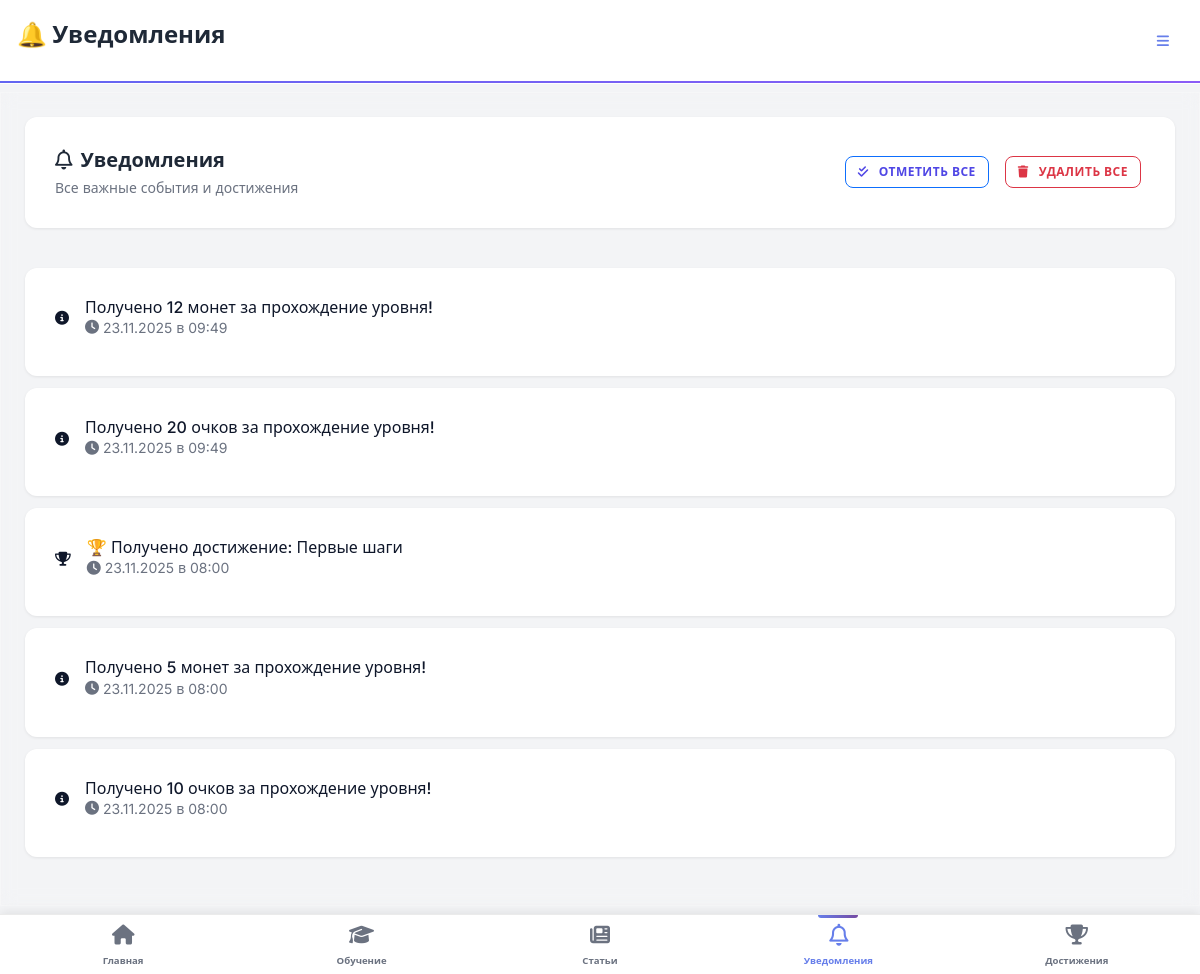
The app's page /notifications/ (signed in) with its own data.
### game/models.py (models this page shows, shortened)
class Notification(models.Model):
    user = models.ForeignKey('accounts.User', on_delete=models.CASCADE)
    text = models.CharField(max_length=200)
    is_read = models.BooleanField(default=False)
    created_at = models.DateTimeField(auto_now_add=True)

### game/views.py (the view, shortened to what this page needs)
# urls.py: path('notifications/', views.notifications_list, name='notifications_list'),  # /notifications/
@login_required
def notifications_list(request):
    from django.core.paginator import Paginator
    notifications = Notification.objects.filter(user=request.user).order_by('-created_at')
    paginator = Paginator(notifications, 10)
    page_number = request.GET.get('page')
    page_obj = paginator.get_page(page_number)
    return render(request, 'game/notifications.html', {'notifications': page_obj})

### accounts/models.py (called while the page is built)
    def get_avatar_display(self):
        if self.avatar:
            return self.avatar.url
        elif self.default_avatar:
            return f"/static/avatars/default/{self.default_avatar}.svg"
        else:
            return None

### game/context_processors.py (called while the page is built)
def notifications_context(request):
    try:
        if request.user.is_authenticated:
            return {
                'unread_notifications_count': Notification.objects.filter(
                    user=request.user,
                    is_read=False
                ).count()
            }
    except Exception:
        pass
    return {'unread_notifications_count': 0}

def mobile_view_context(request):
    user_agent = request.META.get('HTTP_USER_AGENT', '').lower()
    mobile_keywords = [
        'mobile', 'android', 'iphone', 'ipod', 'ipad',
        'blackberry', 'windows phone', 'webos', 'opera mini',
        'iemobile', 'mobile safari'
    ]
    is_mobile = any(keyword in user_agent for keyword in mobile_keywords)
    if 'force_mobile_view' in request.session:
        is_mobile = request.session['force_mobile_view']
    return {
        'mobile_view': is_mobile
    }

def achievements_context(request):
    if request.user.is_authenticated:
        user_achievements = UserAchievement.objects.filter(
            user=request.user
        ).select_related('achievement').order_by('-earned_at')[:10]
        achievements_list = []
        for ua in user_achievements:
            achievements_list.append({
                'achievement': ua.achievement,
                'earned_at': ua.earned_at
            })
        return {
            'mobile_achievements': achievements_list,
            'mobile_achievements_count': UserAchievement.objects.filter(user=request.user).count()
        }
    return {
        'mobile_achievements': [],
        'mobile_achievements_count': 0
    }

### templates/game/notifications.html (shortened to what this page needs)
{% extends 'base.html' %}
{% block page_title %}🔔 Уведомления{% endblock %}
{% block content %}
<div class="container-fluid">
  <div class="row mb-4">
    <div class="col-12">
      <div class="card gaming-header-card">
        <div class="card-body">
          <div class="d-flex justify-content-between align-items-center">
            <div>
              <h2 class="page-title mb-1">
                <i class="fa-regular fa-bell me-2"></i>Уведомления
              </h2>
              <p class="text-muted mb-0">Все важные события и достижения</p>
            </div>
            <div class="d-flex gap-2 notification-actions">
              <form method="post" class="notification-form">
                <button type="submit" class="btn btn-outline-primary btn-sm notification-action-btn">
                  <i class="fa-solid fa-check-double me-1"></i><span class="action-text">Отметить все</span>
                </button>
              </form>
              <form method="post" class="notification-form">
                <button type="submit" class="btn btn-outline-danger btn-sm notification-action-btn"
                        onclick="return confirm('Удалить все уведомления? Это действие нельзя отменить!')">
                  <i class="fa-solid fa-trash me-1"></i><span class="action-text">Удалить все</span>
                </button>
              </form>
            </div>
          </div>
        </div>
      </div>
    </div>
  </div>
  <div class="row">
    <div class="col-12">
      {% if notifications %}
        <div class="notifications-list">
          {% for notification in notifications %}
            <div class="card mb-3 notification-card-link haptic-light slide-in-up {% if not notification.is_read %}notification-unread{% endif %}">
              <div class="card-body">
                <div class="d-flex align-items-center mb-2">
                  <div class="notification-icon-wrapper me-3">
                    {% if 'достижение' in notification.text.lower %}
                      <i class="fa-solid fa-trophy"></i>
                    {% elif 'уровень' in notification.text.lower %}
                      <i class="fa-solid fa-star"></i>
                    {% elif 'монеты' in notification.text.lower or 'очки' in notification.text.lower %}
                      <i class="fa-solid fa-coins"></i>
                    {% elif 'серия' in notification.text.lower %}
                      <i class="fa-solid fa-fire"></i>
                    {% else %}
                      <i class="fa-solid fa-info-circle"></i>
                    {% endif %}
                  </div>
                  <div class="flex-grow-1">
                    <h6 class="mb-0 notification-text-title">{{ notification.text }}</h6>
                    <small class="text-muted notification-time">
                      <i class="fa-solid fa-clock me-1"></i>
                      {{ notification.created_at|date:'d.m.Y в H:i' }}
                    </small>
                  </div>
                </div>
              </div>
            </div>
          {% endfor %}
        </div>
      {% endif %}
    </div>
  </div>
</div>
{% endblock %}

### static/css/finquest.css (style rules this page uses)
:root { --game-primary: #4f46e5; --game-secondary: #db2777; --game-accent: #d97706; --game-success: #059669; --game-danger: #dc2626; --game-dark: #111827; --game-surface: #f8fafc; --game-text: #0f172a; }
body { font-family: 'Inter', system-ui, -apple-system, Segoe UI, Roboto, sans-serif; color: var(--game-text); background: linear-gradient(135deg, #0f0f23 0%, #1a1a3e 25%, #2d1b69 50%, #1a1a3e 75%, #0f0f23 100%); min-height: 100vh; background-attachment: fixed; position: relative; overflow-x: hidden; }
body::before { content: ''; position: fixed; top: 0; left: 0; width: 100%; height: 100%; background: radial-gradient(circle at 20% 80%, rgba(120, 119, 198, 0.3) 0%, transparent 50%), radial-gradient(circle at 80% 20%, rgba(255, 119, 198, 0.3) 0%, transparent 50%), radial-gradient(circle at 40% 40%, rgba(120, 219, 255, 0.2) 0%, transparent 50%); animation: backgroundShift 20s ease-in-out infinite; z-index: -1; }
.card { border: none; background: linear-gradient(135deg, rgba(255,255,255,0.98) 0%, rgba(255,255,255,0.92) 100%); backdrop-filter: blur(20px); border-radius: 16px; box-shadow: 0 8px 32px rgba(0,0,0,0.2), 0 0 40px rgba(120, 119, 198, 0.15), inset 0 1px 0 rgba(255,255,255,0.2); border: 1px solid rgba(255,255,255,0.4); transition: all 0.3s ease; position: relative; overflow: hidden; color: var(--game-text); }
.card::before { content: ''; position: absolute; top: 0; left: -100%; width: 100%; height: 100%; background: linear-gradient(90deg, transparent, rgba(255,255,255,0.4), transparent); transition: left 0.6s ease; z-index: 1; }
.btn { border-radius: 12px; font-weight: 700; padding: 12px 24px; transition: all 0.3s ease; text-transform: uppercase; letter-spacing: 0.5px; font-size: 0.875rem; position: relative; overflow: hidden; }
.btn::before { content: ''; position: absolute; top: 0; left: -100%; width: 100%; height: 100%; background: linear-gradient(90deg, transparent, rgba(255,255,255,0.3), transparent); transition: left 0.5s ease; }
.btn-outline-primary { color: var(--game-primary); background: rgba(255,255,255,0.8); backdrop-filter: blur(5px); font-weight: 600; }
.gaming-header-card { background: linear-gradient(135deg, rgba(255, 255, 255, 0.95) 0%, rgba(255, 255, 255, 0.85) 100%); backdrop-filter: blur(20px); border: 1px solid rgba(99, 102, 241, 0.2); box-shadow: 0 8px 32px rgba(0, 0, 0, 0.1); }
.page-title { color: #1f2937; font-weight: 700; font-size: 1.8rem; }
.notification-time { font-size: 14px; color: #6b7280; display: flex; align-items: center; }

### static/css/mobile-app.css (style rules this page uses)
body.mobile-view { scroll-behavior: smooth; -webkit-overflow-scrolling: touch; }

### templates/base.html (style rules this page uses)
body { padding-bottom: 0; }

### records on screen
Notification: text "Получено 12 монет за прохождение уровня!", created_at "23.11.2025 в 09:49"
Notification: text "Получено 20 очков за прохождение уровня!", created_at "23.11.2025 в 09:49"
Notification: text "🏆 Получено достижение: Первые шаги", created_at "23.11.2025 в 08:00"
Notification: text "Получено 5 монет за прохождение уровня!", created_at "23.11.2025 в 08:00"
Notification: text "Получено 10 очков за прохождение уровня!", created_at "23.11.2025 в 08:00"
